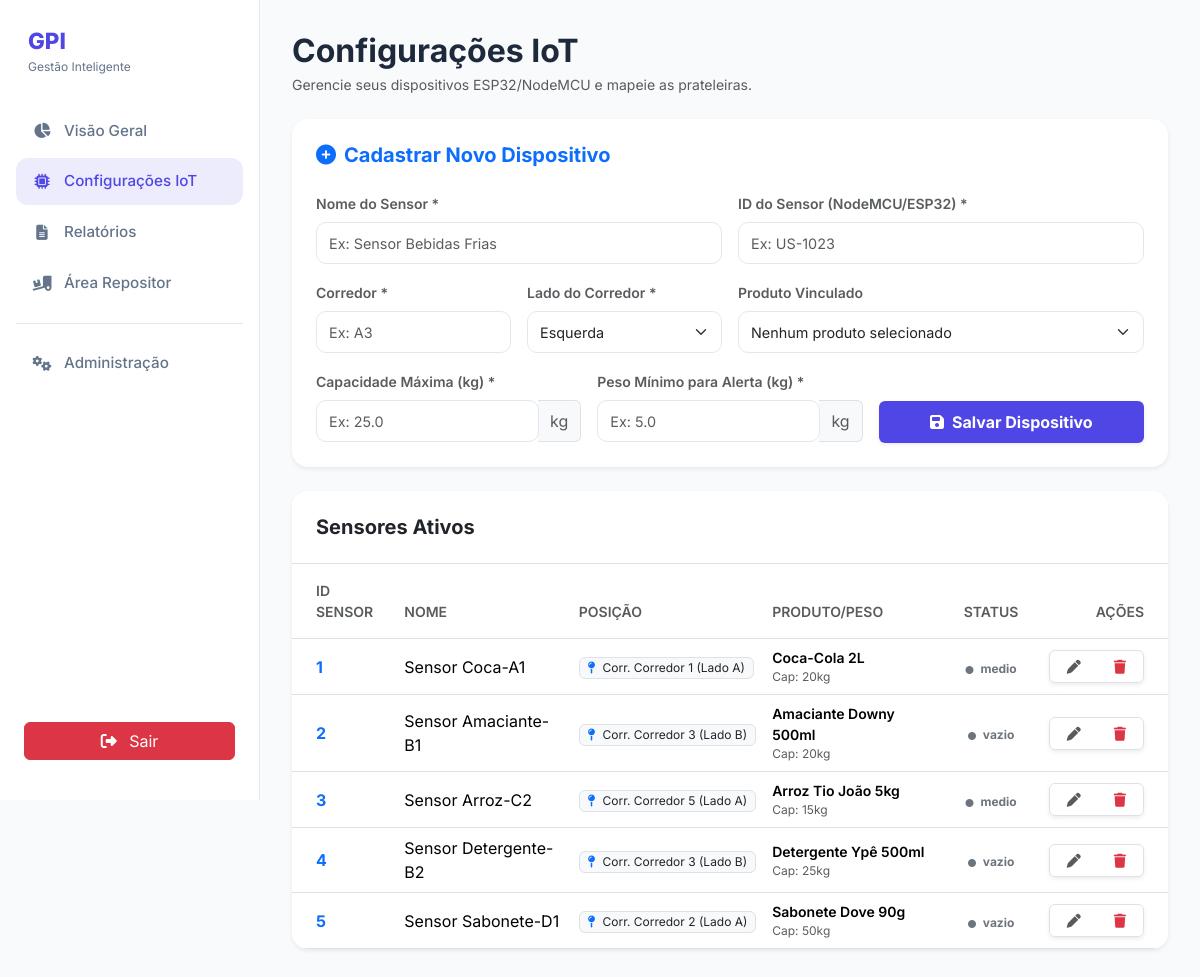
The page /roteador.php?controller=Sensor&action=index (signed in) on the database its author committed.
### tables this page shows
CREATE TABLE sensor (
    id INT PRIMARY KEY NOT NULL AUTO_INCREMENT,
    nome VARCHAR(120) NOT NULL,
    corredor VARCHAR(120) NOT NULL,
    lado VARCHAR(120) NOT NULL,
    peso_atual DECIMAL(10,3) NOT NULL DEFAULT 0,
    capacidade_maxima INT NOT NULL DEFAULT 20,
    minimo_reposicao INT NOT NULL DEFAULT 5,
    ultima_atualizacao DATETIME NOT NULL DEFAULT CURRENT_TIMESTAMP ON UPDATE CURRENT_TIMESTAMP,
    id_produto INT NOT NULL,
    status VARCHAR(20) NOT NULL,
    FOREIGN KEY (id_produto) REFERENCES produtos(id)
);

CREATE TABLE produtos (
    id INT PRIMARY KEY NOT NULL AUTO_INCREMENT,
    nome VARCHAR(120) NOT NULL,
    peso_unitario DECIMAL(10,3) NOT NULL,
    id_categoria INT,
    FOREIGN KEY (id_categoria) REFERENCES categorias(id)
);

### view/config-iot.php (the view, shortened to what the rows shown need)
<!DOCTYPE html>
<html lang="pt-BR">
<head>
    <link rel="stylesheet" href="https://cdnjs.cloudflare.com/ajax/libs/font-awesome/6.4.2/css/all.min.css">
    <link href="https://cdn.jsdelivr.net/npm/bootstrap@5.3.2/dist/css/bootstrap.min.css" rel="stylesheet">
    <link rel="stylesheet" href="style.css" />
</head>
<body>
    <div class="app">
        <main class="content">
            <header class="header mb-4">
                <div>
                    <h1 class="fw-bold h2 mb-1">Configurações IoT</h1>
                </div>
            </header>
            <section>
                <section class="card border-0 shadow-sm mb-4 p-4">
                    <h2 class="h5 fw-bold mb-4 text-primary"><i class="fa-solid fa-plus-circle me-2"></i>Cadastrar Novo Dispositivo</h2>
                </section>
                <section class="card border-0 shadow-sm p-0 overflow-hidden">
                    <div class="p-4 bg-white border-bottom">
                        <h2 class="h5 fw-bold mb-0">Sensores Ativos</h2>
                    </div>
                    <div class="table-responsive">
                        <table class="table table-hover align-middle mb-0">
                            <thead class="bg-light">
                                <tr>
                                    <th class="ps-4 py-3 text-muted fw-semibold small">ID SENSOR</th>
                                    <th class="py-3 text-muted fw-semibold small">NOME</th>
                                    <th class="py-3 text-muted fw-semibold small">POSIÇÃO</th>
                                    <th class="py-3 text-muted fw-semibold small">PRODUTO/PESO</th>
                                    <th class="py-3 text-muted fw-semibold small text-center">STATUS</th>
                                    <th class="py-3 text-muted fw-semibold small text-end pe-4">AÇÕES</th>
                                </tr>
                            </thead>
                            <tbody>
                                <?php if (empty($sensores)): ?>
                                    <tr>
                                        <td colspan="6" class="text-center py-5 text-muted italic">
                                            <i class="fa-solid fa-inbox d-block mb-2 h2 opacity-25"></i>
                                            Nenhum sensor cadastrado.
                                        </td>
                                    </tr>
                                <?php else: ?>
                                    <?php foreach ($sensores as $sensor): ?>
                                        <tr>
                                            <td class="ps-4 fw-bold text-primary"><?= htmlspecialchars($sensor->getId()) ?></td>
                                            <td><?= htmlspecialchars($sensor->getNome()) ?></td>
                                            <td>
                                                <span class="badge bg-light text-dark border fw-normal">
                                                    <i class="fa-solid fa-map-pin me-1 text-primary"></i>
                                                    Corr. <?= htmlspecialchars($sensor->getCorredor()) ?> (<?= htmlspecialchars($sensor->getLado()) ?>)
                                                </span>
                                            </td>
                                            <td>
                                                <div class="small fw-semibold"><?= htmlspecialchars($sensor->getProduto()->getNome()) ?></div>
                                                <div class="text-muted" style="font-size: 0.75rem;">Cap: <?= htmlspecialchars($sensor->getCapacidadeMaxima()) ?>kg</div>
                                            </td>
                                            <td class="text-center">
                                                <span class="badge rounded-pill <?= $sensor->getStatus() === 'Ativo' ? 'bg-success-light text-success' : 'bg-secondary-light text-secondary' ?> px-3">
                                                    <i class="fa-solid fa-circle me-1" style="font-size: 0.5rem;"></i> <?= htmlspecialchars($sensor->getStatus()) ?>
                                                </span>
                                            </td>
                                            <td class="text-end pe-4">
                                                <div class="btn-group shadow-sm border rounded">
                                                    <button class="btn btn-white btn-sm px-3" title="Editar"><i class="fa-solid fa-pen text-muted"></i></button>
                                                    <button class="btn btn-white btn-sm px-3" title="Remover"><i class="fa-solid fa-trash text-danger"></i></button>
                                                </div>
                                            </td>
                                        </tr>
                                    <?php endforeach; ?>
                                <?php endif; ?>
                            </tbody>
                        </table>
                    </div>
                </section>
            </section>
        </main>
    </div>
</body>
</html>

### rows shown on the page
sensor: id "1", nome "Sensor Coca-A1", corredor "Corredor 1", lado "Lado A", id_produto.nome "Coca-Cola 2L", capacidade_maxima "20", $sensor->getStatus() "medio"
sensor: id "2", nome "Sensor Amaciante-B1", corredor "Corredor 3", lado "Lado B", id_produto.nome "Amaciante Downy 500ml", capacidade_maxima "20", $sensor->getStatus() "vazio"
sensor: id "3", nome "Sensor Arroz-C2", corredor "Corredor 5", lado "Lado A", id_produto.nome "Arroz Tio João 5kg", capacidade_maxima "15", $sensor->getStatus() "medio"
sensor: id "4", nome "Sensor Detergente-B2", corredor "Corredor 3", lado "Lado B", id_produto.nome "Detergente Ypê 500ml", capacidade_maxima "25", $sensor->getStatus() "vazio"
sensor: id "5", nome "Sensor Sabonete-D1", corredor "Corredor 2", lado "Lado A", id_produto.nome "Sabonete Dove 90g", capacidade_maxima "50", $sensor->getStatus() "vazio"
